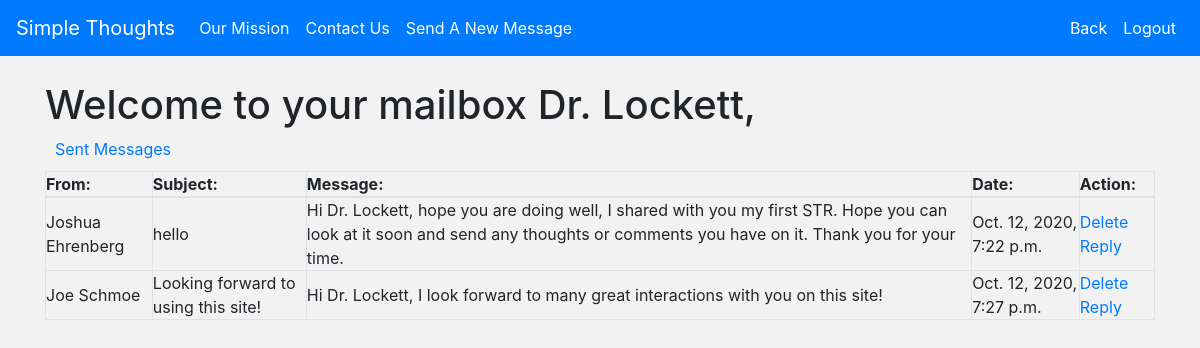
Screenshot of /therapist_mailbox (signed in) with the database file from the repository.
### STR_app/models.py (models this page shows)
class Therapist(models.Model):
    title = models.CharField(max_length=60)
    first_name = models.CharField(max_length=60)
    last_name = models.CharField(max_length=60)
    practice_name = models.CharField(max_length=255)
    location = models.CharField(max_length=255)
    gender = models.CharField(max_length=10)
    accept_new_patients = models.BooleanField(default=False)
    email = models.CharField(max_length=255)
    password = models.CharField(max_length=255)
    created_at = models.DateTimeField(auto_now_add = True)
    updated_at = models.DateTimeField(auto_now = True)
    objects = TherapistManager()

class Message(models.Model):
    therapist = models.ForeignKey(Therapist, related_name="therapist_message", on_delete=models.CASCADE)
    patient = models.ForeignKey(Patient, related_name="patient_message", on_delete=models.CASCADE)
    sender = models.CharField(max_length=9)
    subject = models.CharField(max_length=255)
    message_content = models.TextField(null = True)
    unread = models.BooleanField(default=True)
    created_at = models.DateTimeField(auto_now_add = True)
    updated_at = models.DateTimeField(auto_now = True)
    objects = MessageManager()

class Patient(models.Model):
    first_name = models.CharField(max_length=60)
    last_name = models.CharField(max_length=60)
    email = models.CharField(max_length=255)
    password = models.CharField(max_length=255)
    therapist = models.ForeignKey(Therapist, related_name='patients', on_delete=models.CASCADE)
    created_at = models.DateTimeField(auto_now_add = True)
    updated_at = models.DateTimeField(auto_now = True)
    objects = PatientManager()

### STR_app/views.py (the view)
# urls.py: path('therapist_mailbox', views.therapist_mailbox),
def therapist_mailbox(request):
    if 'therapist_id' not in request.session:
        return redirect('/')
    context = {
        'therapist': Therapist.objects.get(id=request.session['therapist_id']),
    }
    return render(request, 'therapist_mailbox.html', context)

### STR_app/templates/therapist_mailbox.html (shortened to what this page needs)
<!DOCTYPE html>
<html lang="en">
<head>
    <link href="https://stackpath.bootstrapcdn.com/bootstrap/4.5.0/css/bootstrap.min.css" rel="stylesheet">
    {% load static %}
    <link rel="stylesheet" href="{% static 'style/css/style.css' %}">
</head>
<body>
    <nav class="navbar navbar-expand-lg navbar-dark bg-primary">
        <a class="navbar-brand" href="/">Simple Thoughts</a>
        <div class="collapse navbar-collapse" id="navbarNav">
            <ul class="navbar-nav">
                <li class="nav-item active">
                    <a class="nav-link" href="/our_mission">Our Mission <span class="sr-only">(current)</span></a>
                </li>
                <li class="nav-item active">
                    <a class="nav-link" href="/contact">Contact Us</a>
                </li>
                <li class="nav-item active">
                    <a class="nav-link" href="/therapist_new_message">Send A New Message</a>
                </li>
            </ul>
            <ul class="navbar-nav ml-auto">
                <li class="nav-item active">
                    <a class="nav-link" href="/therapist_dashboard">Back</a>
                </li>
                <li class="nav-item active">
                    <a class="nav-link" href="/logout">Logout</a>
                </li>
            </ul>
        </div>
    </nav>
    <div class="container">
        <h1 id="t_mailbox_h1">Welcome to your mailbox {{ therapist.title }} {{ therapist.last_name }},</h1>
        <a id="t_a_sent" href="/therapist_sent">Sent Messages</a>
        <table id="t_mailbox" class="table-bordered" style="width:100%">
            <thead>
                <tr>
                    <th>From:</th>
                    <th>Subject:</th>
                    <th>Message:</th>
                    <th>Date:</th>
                    <th>Action:</th>
                </tr>
            </thead>
            <tbody>
                {% for msg in therapist.therapist_message.all  %}
                {% if msg.sender == "patient" %}
                <tr>
                    <td>{{msg.patient.first_name }} {{ msg.patient.last_name }}</td>
                    <td>{{ msg.subject }}</td>
                    <td>{{ msg.message_content }}</td>
                    <td>{{ msg.created_at }}</td>
                    <td><a href="/therapist_delete/{{ msg.id }}">Delete</a>
                        <a href="/therapist_new_message">Reply</a>
                    </td>
                </tr>
                {% endif %}
                {% endfor %}
            </tbody>
        </table>
</div>
</body>
</html>
</body>
</html>

### STR_app/static/style/css/style.css (style rules this page uses)
* { padding: 0px; margin: 0px; }
body { background-color: #f2f2f2; }
#t_mailbox_h1 { margin-top: 25px; }
#t_a_sent { margin: 10px; }
#t_mailbox { margin-top: 10px; }

### rows the page displays
Therapist: title "Dr.", last_name "Lockett"
Message: patient.first_name "Joshua", patient.last_name "Ehrenberg", subject "hello", message_content "Hi Dr. Lockett, hope you are doing well, I shared with you my first STR. Hope you can look at it soon and send any thoughts or comments you have on it. Thank you for your time.", created_at "Oct. 12, 2020, 7:22 p.m."
Message: patient.first_name "Joe", patient.last_name "Schmoe", subject "Looking forward to using this site!", message_content "Hi Dr. Lockett, I look forward to many great interactions with you on this site!", created_at "Oct. 12, 2020, 7:27 p.m."
